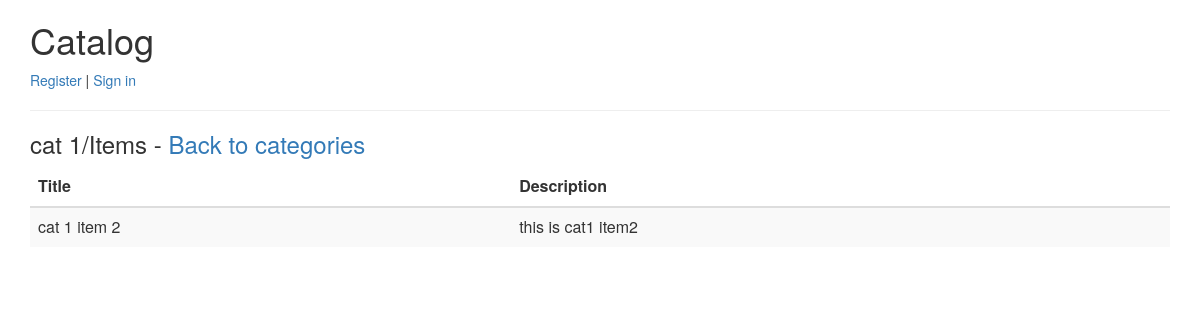
Page /Items/1 on the committed database.
### database_setup.py (models this page shows, shortened)
class Categorie(Base):
    __tablename__ = "categorie"
    id = Column(Integer, primary_key=True)
    name = Column(String(50), unique=True, nullable=False)
    created_by = Column(Integer, nullable=False)

class Item(Base):
    __tablename__ = "item"
    id = Column(Integer, primary_key=True)
    name = Column(String(50), nullable=False)
    description = Column(String(200), nullable=False)
    categorie_id = Column(Integer, ForeignKey('categorie.id'))
    categorie = relationship(Categorie)

### web_server.py (the view)
@app.route('/Items/<int:categorie_id>')
def Items(categorie_id):
    categorie = dbsession.query(Categorie).filter_by(id=categorie_id).one()
    items = dbsession.query(Item).filter_by(categorie_id=categorie_id).all()
    return render_template('Items.html', categorie=categorie, items=items)

### templates/Items.html (shortened to what this page needs)
<html>
<head>
  <link rel="stylesheet" href="https://maxcdn.bootstrapcdn.com/bootstrap/3.3.7/css/bootstrap.min.css">
</head>
<body>
<div class="container">
<h1>Catalog</h1>
<a href="/Registration">Register</a> | <a href="/Login">Sign in</a>
<hr />
<h3>{{categorie.name}}/Items - <a href="/index">Back to categories</a></h3>
<table class="table table-striped">
  <thead>
    <tr>
      <th scope="col">Title</th>
      <th scope="col">Description</th>
    </tr>
  </thead>
  <tbody>
  {% for i in items %}
    <tr>
      <td>{{i.name}}</td>
      <td>{{i.description}}</td>
    </tr>
  {% endfor %}
  </tbody>
</table>
</div>
</body>
</html>

### rows in the picture
Categorie: name "cat 1"
Item: name "cat 1 item 2", description "this is cat1 item2"
